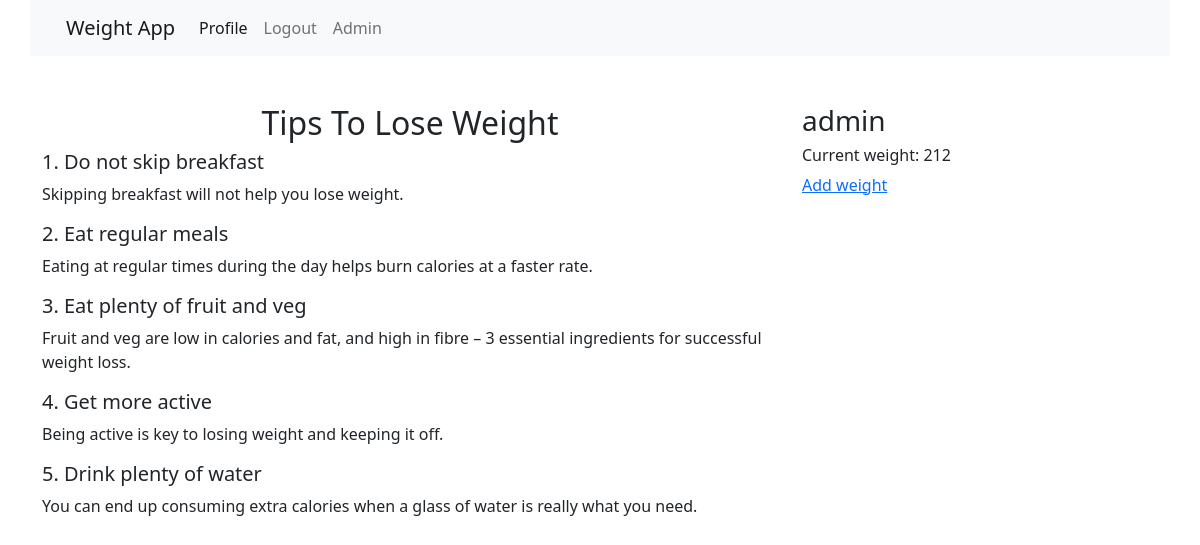
Page / (signed in) on the earlier database version.
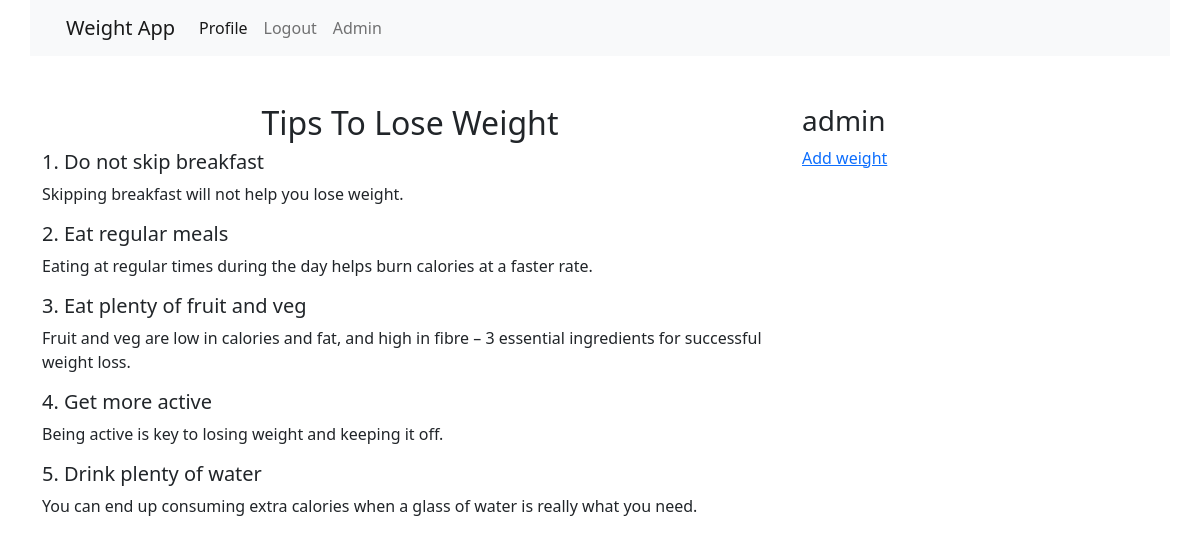
Same page on the later database version.
### fp/models.py (models this page shows, shortened)
class User(db.Model,UserMixin):
    id = db.Column(db.Integer, primary_key=True)
    username = db.Column(db.String(20),nullable=True,unique=True)
    password = db.Column(db.String(60),nullable=True)
    email = db.Column(db.String(120),nullable=True,unique=True)
    is_admin = db.Column(db.Boolean, default=False, nullable=False)
    weight = db.relationship('Weight', backref='user',lazy=True)
    target = db.Column(db.Integer, nullable=True)

class Weight(db.Model):
    id = db.Column(db.Integer,primary_key=True)
    weight = db.Column(db.Integer, nullable=False)
    weight_date =db.Column(db.Date,nullable=False)
    user_id = db.Column(db.Integer, db.ForeignKey('user.id'), nullable=False)
    def __repr__(self):
        return str(self.weight)

### fp/main/routes.py (the view)
@main.route('/', methods=["GET","POST"])
def index():
    return render_template('index.html')

### fp/models.py (called while the page is built)
@login_manager.user_loader
def load_user(user_id):
    return User.query.filter_by(id=int(user_id)).first()

### fp/templates/index.html
{% extends "base.html" %}
{% block content %}
<div class="text-center"><h2> Tips To Lose Weight</h2></div>
<h5>1. Do not skip breakfast </h5>
<p>Skipping breakfast will not help you lose weight. </p>
<h5>2. Eat regular meals</h5>
<p>Eating at regular times during the day helps burn calories at a faster rate.</p>
<h5>3. Eat plenty of fruit and veg</h5>
<p>Fruit and veg are low in calories and fat, and high in fibre – 3 essential ingredients for successful weight loss.</p>
<h5>4. Get more active</h5>
<p>Being active is key to losing weight and keeping it off.</p>
<h5>5. Drink plenty of water</h5>
<p>You can end up consuming extra calories when a glass of water is really what you need.</p>
    {% endblock %}

### fp/templates/base.html (shortened to what this page needs)
<!DOCTYPE html>
<html lang="en">
<head>
    <link href="https://cdn.jsdelivr.net/npm/bootstrap@5.0.2/dist/css/bootstrap.min.css" rel="stylesheet">
</head>
<body>
    <div class="container">
        <div class="row">
            <nav class="navbar navbar-expand-lg navbar-light bg-light">
                <div class="container-fluid">
                  <a class="navbar-brand" href="{{url_for('main.index')}}">Weight App</a>
                  <div class="collapse navbar-collapse" id="navbarNavAltMarkup">
                    <div class="navbar-nav">
                      <a class="nav-link active" aria-current="page" href="{{url_for('user.profile')}}">Profile</a>
                      {% if current_user.is_authenticated %}
                      <a class="nav-link" href="{{url_for('user.logout')}}">Logout</a>
                        {% if current_user.is_admin %}
                        <a class="nav-link" href="{{url_for('admin.admin_panel')}}">Admin</a>
                        {% endif %}
                      {% else %}
                      <a class="nav-link" href="{{url_for('user.register')}}">Register</a>
                      <a class="nav-link" href="{{url_for('user.login')}}">Login</a>
                      {% endif %}
                    </div>
                  </div>
                </div>
              </nav>
        </div>
        <div class="row " >
            <div class="col-md-8 my-5">
                {% block content %}
                {% endblock %}
            </div>
            <div class="col-md-4 my-5">
              {% if current_user.is_authenticated %}
              <h3 class='text'>{{current_user.username}}</h3>
              {% if current_user.weight%}
              <h6 class='text'>Current weight: {{current_user.weight[-1]}}</h5>
              {% endif %}
                <a class="link" href="{{url_for('weight.add')}}">Add weight</a>
             {% endif %}
            </div>
        </div>
    </div>
</body>
</html>

Differences in the rows shown:
removed Weight: weight "212"
Other differences:
text no longer shown: "Current weight:"
